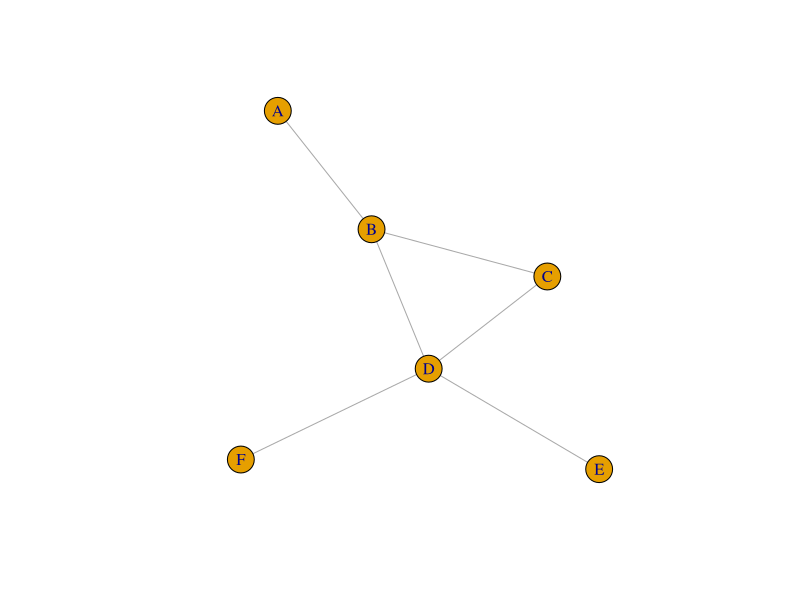
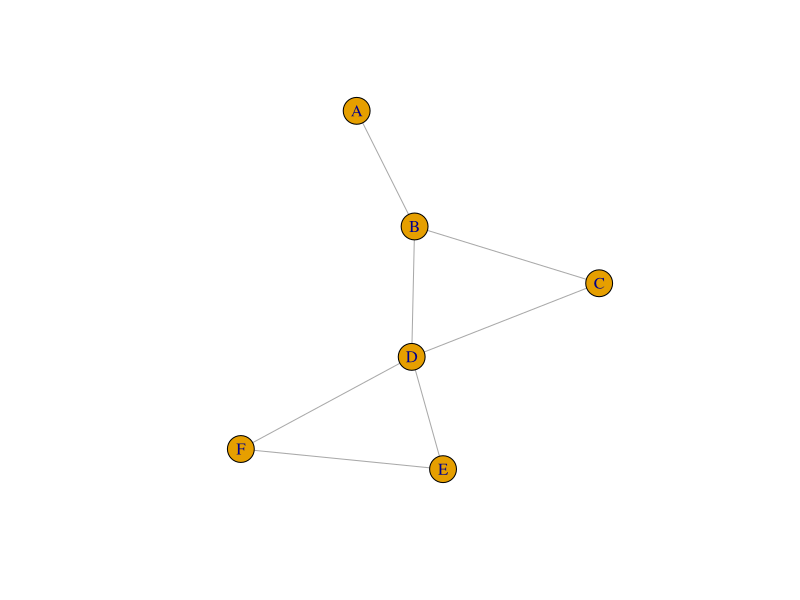

Source code (R) for these figures, in order:

# setup -------------------------------------------------------------------

library(igraph)

# to dot ------------------------------------------------------------------

g <- graph.ring(3)
# write.graph(g, file = "test.dot", format = "dot")  # generates many errors
# write.graph(g, file = "test.graphml", format = "graphml")


# depth first traversal ---------------------------------------------------

g <- graph_from_literal(A-B-D-E, B-C, D-F, D-C)
plot(g)
g <- g + edge(V(g)["E"], V(g)["F"])
plot(g)

#' do a depth first traversal of g starting at v
depth_first <- function(g, v) {
  get_nbd <- function(x) neighbors(g, x)
  q <- v
  added <- v
  proc <- c()
  while(length(q) > 0) {
    n <- q[1]
    q <- q[-1]

    proc <- c(proc, n)
    
    nbd <- get_nbd(n)
    # only add any element once (or finite no times if multiple edges)
    nbd <- nbd[!nbd %in% added]
    if(length(nbd) != 0) {
      q <- c(nbd, q)
      added <- c(added, nbd)
    }
    
  }
  proc
}

depth_first(g, V(g)["B"])
